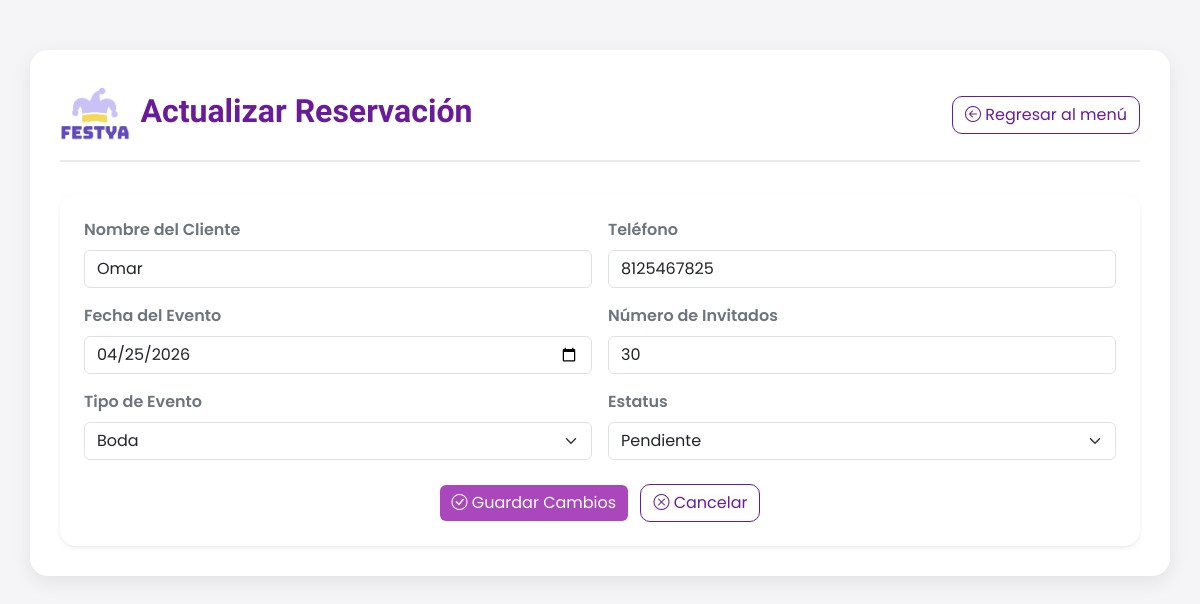
The app's page /reservaciones/admin/actualizar/4/ (signed in), older data.
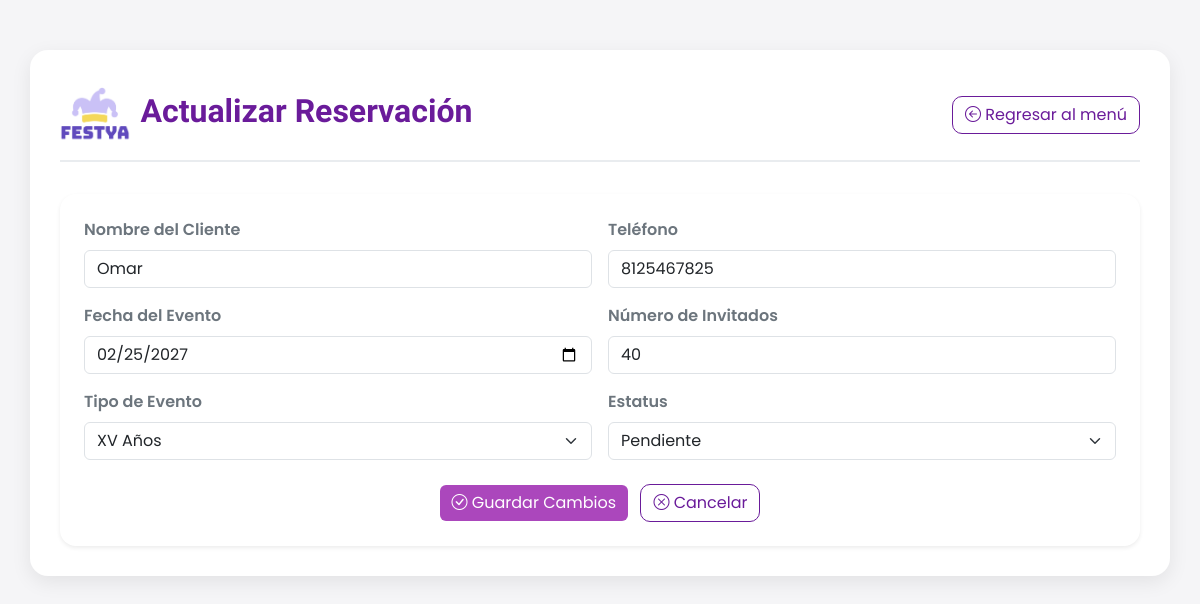
The same page, newer data.
### reservaciones/models.py (models this page shows, shortened)
class Reservacion(models.Model):
    ESTATUS = [
        ("pendiente", "Pendiente"),
        ("confirmada", "Confirmada"),
        ("realizada", "Realizada"),
    ]
    TIPOS_EVENTO = [
        ("cumpleaños", "Cumpleaños"),
        ("boda", "Boda"),
        ("xv", "XV Años"),
        ("infantil", "Evento Infantil"),
        ("corporativo", "Evento Corporativo"),
        ("otro", "Otro"),
    ]
    nombreCliente = models.CharField(max_length=100)
    telefono = models.CharField(max_length=10, validators=[MinLengthValidator(10)])
    fechaEvento = models.DateField(unique=True)
    numInvitados = models.PositiveSmallIntegerField(
        validators=[MinValueValidator(1), MaxValueValidator(50)],
        help_text="1 a 50 invitados permitidos"
    )
    estatus = models.CharField(max_length=10, choices=ESTATUS, default="pendiente")
    tipoEvento = models.CharField(max_length=20, choices=TIPOS_EVENTO, default="cumpleaños")

### reservaciones/views.py (the view, shortened to what this page needs)
# urls.py: path('admin/actualizar/<int:id>/', views.actualizar_reservacion, name='actualizar_reservacion'),
@login_required
def actualizar_reservacion(request, id):
    reservacion = get_object_or_404(Reservacion, id=id)
    return render(request, 'reservaciones/actualizar.html', {
        'reservacion': reservacion,
        'tipos_evento': TIPOS_EVENTO,
    })

### reservaciones/templates/reservaciones/actualizar.html (shortened to what this page needs)
{% extends 'base.html' %}
{% load static %}
{% block content %}
<link href="https://cdn.jsdelivr.net/npm/bootstrap@5.3.0/dist/css/bootstrap.min.css" rel="stylesheet">
<link rel="stylesheet" href="{% static 'reservaciones/css/gestion_admin.css' %}">
<div class="container">
    <div class="header-admin">
        <div class="d-flex align-items-center">
            <img src="{% static 'reservaciones/img/LOGO.png' %}" alt="Logo">
            <h2>Actualizar Reservación</h2>
        </div>
        <a href="{% url 'gestion_admin' %}" class="btn btn-regresar">
            <i class="bi bi-arrow-left-circle"></i> Regresar al menú
        </a>
    </div>
    <form method="POST" class="p-4 shadow-sm rounded-4" onsubmit="return validarFormulario()">
        <div class="row g-3">
            <div class="col-md-6">
                <label class="form-label fw-semibold text-secondary">Nombre del Cliente</label>
                <input type="text" name="nombreCliente" class="form-control" value="{{ reservacion.nombreCliente }}"
                    pattern="[A-Za-zÁÉÍÓÚáéíóúÑñ ]+" title="El nombre solo puede contener letras y espacios." required>
            </div>
            <div class="col-md-6">
                <label class="form-label fw-semibold text-secondary">Teléfono</label>
                <input type="text" name="telefono" class="form-control" value="{{ reservacion.telefono }}"
                    pattern="[0-9]{10}" maxlength="10" title="El teléfono debe tener exactamente 10 dígitos y solo números." required>
            </div>
            <div class="col-md-6">
                <label class="form-label fw-semibold text-secondary">Fecha del Evento</label>
                <input type="date" name="fechaEvento" class="form-control"
                    value="{{ reservacion.fechaEvento|date:'Y-m-d' }}"
                    title="Selecciona una fecha válida para el evento." required>
            </div>
            <div class="col-md-6">
                <label class="form-label fw-semibold text-secondary">Número de Invitados</label>
                <input type="number" name="numInvitados" class="form-control" value="{{ reservacion.numInvitados }}"
                    min="1" max="50" title="El número de invitados debe ser entre 1 y 50." required>
            </div>
            <div class="col-md-6">
                <label class="form-label fw-semibold text-secondary">Tipo de Evento</label>
                <select name="tipoEvento" class="form-select" required>
                    {% for valor, nombre in tipos_evento %}
                    <option value="{{ valor }}" {% if reservacion.tipoEvento == valor %}selected{% endif %}>
                        {{ nombre }}
                    </option>
                    {% endfor %}
                </select>
            </div>
            <div class="col-md-6">
                <label class="form-label fw-semibold text-secondary">Estatus</label>
                <select name="estatus" class="form-select">
                    {% if reservacion.estatus == "pendiente" %}
                    <option value="pendiente" selected>Pendiente</option>
                    {% else %}
                    <option value="pendiente">Pendiente</option>
                    {% endif %}
                </select>
            </div>
        </div>
        <div class="text-center mt-4">
            <button type="submit" class="btn btn-actualizar">
                <i class="bi bi-check-circle"></i> Guardar Cambios
            </button>
            <a href="{% url 'gestion_admin' %}" class="btn btn-regresar ms-2">
                <i class="bi bi-x-circle"></i> Cancelar
            </a>
        </div>
    </form>
</div>
{% endblock %}

Row changes from the older to the newer data that the page shows:
changed Reservacion "Omar": fechaEvento "04/25/2026" → "02/25/2027"; numInvitados "30" → "40"; tipoEvento (not shown) → "XV Años"
Text that changed along with them:
form field tipoEvento: "Boda" → (not shown)
